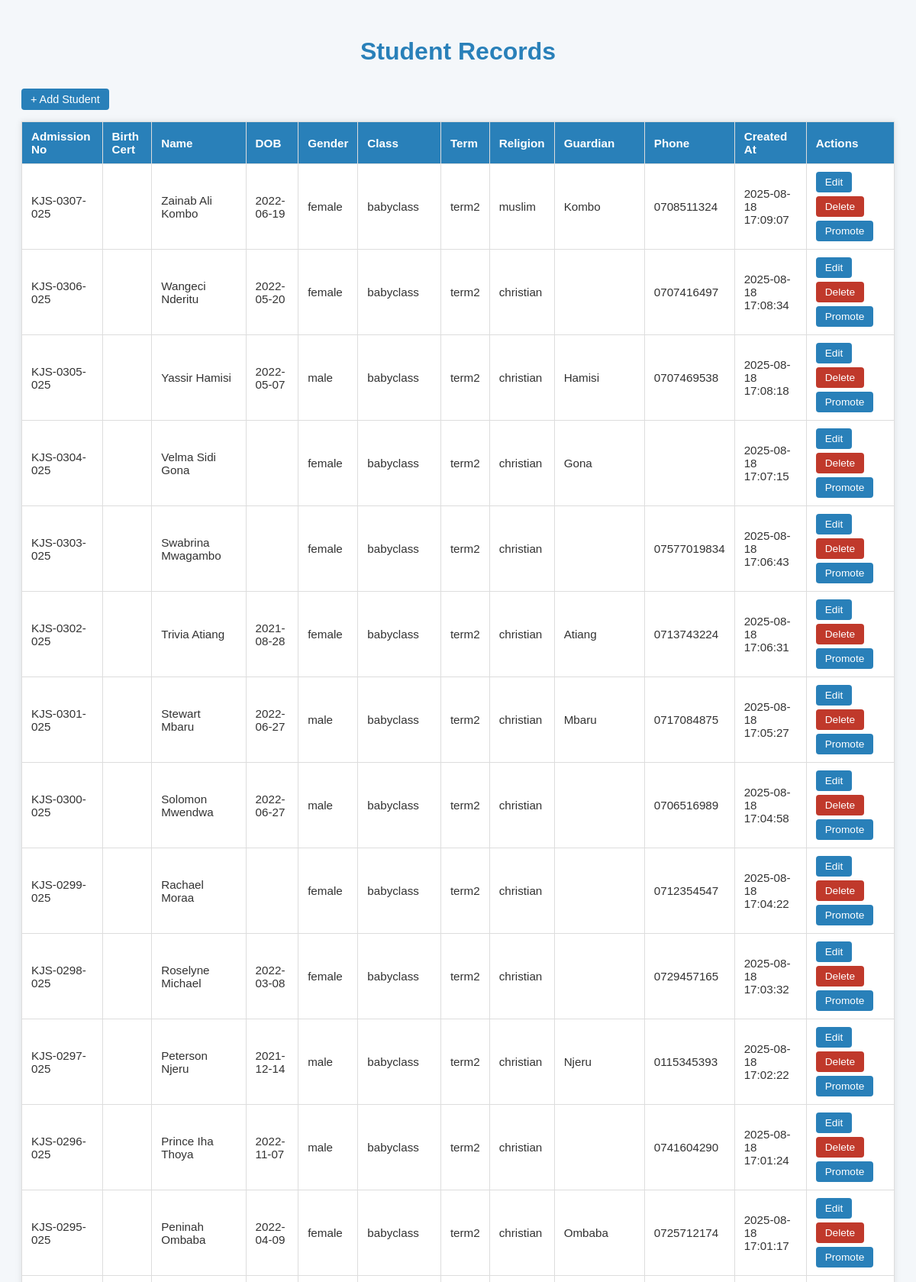
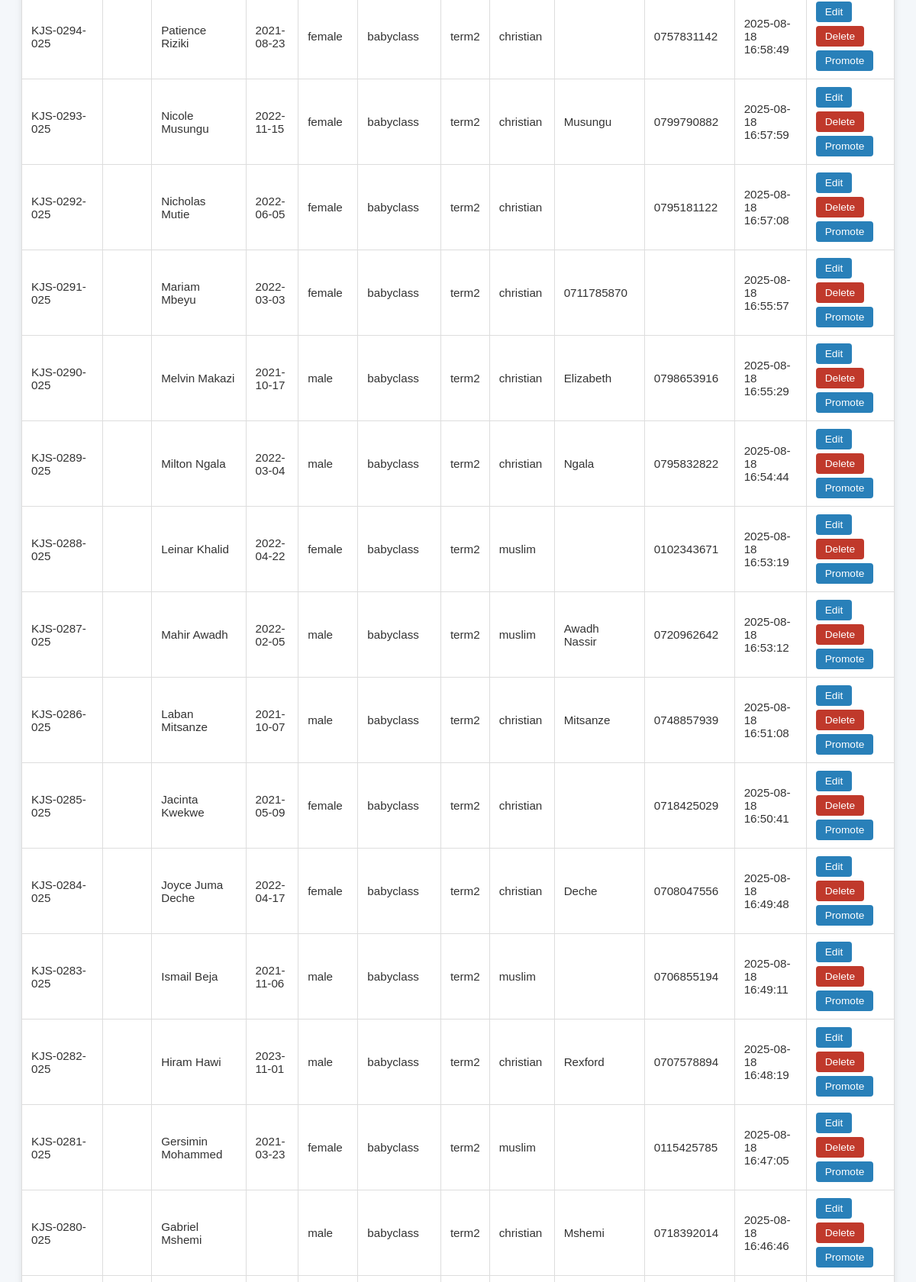
Screenshot of /tables/student_records.php (upper part) with the database file from the repository (2 pictures, top to bottom).
### tables this page shows
CREATE TABLE student_records (
    id INT AUTO_INCREMENT PRIMARY KEY,
    admission_no VARCHAR(20) NOT NULL UNIQUE,
    birth_cert VARCHAR(20),
    name VARCHAR(100) NOT NULL,
    dob DATE,
    gender ENUM('male', 'female') NOT NULL,
    student_photo LONGBLOB,
    class ENUM(
        'babyclass', 'intermediate', 'pp1', 'pp2',
        'grade1', 'grade2', 'grade3', 'grade4', 'grade5', 'grade6'
    ) NOT NULL,
    term ENUM('term1', 'term2', 'term3') NOT NULL,
    religion ENUM('christian', 'muslim', 'other'),
    guardian VARCHAR(100),
    phone VARCHAR(20),
    alt_phone VARCHAR(20), 
    created_at TIMESTAMP DEFAULT CURRENT_TIMESTAMP
);

### tables/student_records.php (the view, shortened to what this page needs)
<?php
require '../php/db.php';
$result = $conn->query("SELECT admission_no, birth_cert, name, dob, gender, class, term, religion, guardian, phone, created_at, student_photo FROM student_records ORDER BY created_at DESC");
?>
<!DOCTYPE html>
<html lang="en">
<head>
</head>
<body>
    <h1>Student Records</h1>
    <button class="btn add-btn" onclick="openModal()">+ Add Student</button>
    <table>
        <thead>
            <tr>
                <th>Admission No</th>
                <th>Birth Cert</th>
                <th>Name</th>
                <th>DOB</th>
                <th>Gender</th>
                <th>Class</th>
                <th>Term</th>
                <th>Religion</th>
                <th>Guardian</th>
                <th>Phone</th>
                <th>Created At</th>
                <th>Actions</th>
            </tr>
        </thead>
        <tbody>
            <?php while ($row = $result->fetch_assoc()): ?>
                <tr>
                    <td data-label="Admission No"><?= htmlspecialchars($row['admission_no']) ?></td>
                    <td data-label="Birth Cert"><?= htmlspecialchars($row['birth_cert']) ?></td>
                    <td data-label="Name"><?= htmlspecialchars($row['name']) ?></td>
                    <td data-label="DOB"><?= htmlspecialchars($row['dob']) ?></td>
                    <td data-label="Gender"><?= htmlspecialchars($row['gender']) ?></td>
                    <td data-label="Class"><?= htmlspecialchars($row['class']) ?></td>
                    <td data-label="Term"><?= htmlspecialchars($row['term']) ?></td>
                    <td data-label="Religion"><?= htmlspecialchars($row['religion']) ?></td>
                    <td data-label="Guardian"><?= htmlspecialchars($row['guardian']) ?></td>
                    <td data-label="Phone"><?= htmlspecialchars($row['phone']) ?></td>
                    <td data-label="Created At"><?= htmlspecialchars($row['created_at']) ?></td>
                    <td data-label="Actions">
                        <div style="display: flex; flex-wrap: wrap; gap: 5px;">
                            <button class="btn" onclick="openModal('<?= htmlspecialchars($row['admission_no']) ?>')">Edit</button>
                            <a href="?delete=<?= urlencode($row['admission_no']) ?>" class="btn btn-delete" onclick="return confirm('Delete this student?')">Delete</a>
                            <a href="?promote=<?= urlencode($row['admission_no']) ?>" class="btn" onclick="return confirm('Promote this student?')">Promote</a>
                        </div>
                    </td>
                </tr>
            <?php endwhile; ?>
        </tbody>
    </table>
</body>
</html>

### tables/student_records.php (style rules this page uses)
body { font-family: Arial, sans-serif; background: #f4f7fa; padding: 20px; color: #333; }
h1 { text-align: center; color: #2980b9; margin-bottom: 30px; }
table { width: 100%; border-collapse: collapse; background: white; box-shadow: 0 0 8px rgba(0,0,0,0.1); }
th, td { padding: 10px 12px; border: 1px solid #ddd; text-align: left; font-size: 0.95em; }
th { background: #2980b9; color: white; }
.btn { padding: 6px 12px; background: #2980b9; color: white; border: none; border-radius: 4px; cursor: pointer; font-size: 0.9em; text-decoration: none; display: inline-block; }
.btn-delete { background: #c0392b; }
.add-btn { margin-bottom: 15px; display: inline-block; }

### rows the page displays
student_records: admission_no "KJS-0307-025", name "Zainab Ali Kombo", dob "2022-06-19", gender "female", class "babyclass", term "term2", religion "muslim", guardian "Kombo", phone "0708511324", created_at "2025-08-18 17:09:07"
student_records: admission_no "KJS-0306-025", name "Wangeci Nderitu", dob "2022-05-20", gender "female", class "babyclass", term "term2", religion "christian", phone "0707416497", created_at "2025-08-18 17:08:34"
student_records: admission_no "KJS-0305-025", name "Yassir Hamisi", dob "2022-05-07", gender "male", class "babyclass", term "term2", religion "christian", guardian "Hamisi", phone "0707469538", created_at "2025-08-18 17:08:18"
student_records: admission_no "KJS-0304-025", name "Velma Sidi Gona", gender "female", class "babyclass", term "term2", religion "christian", guardian "Gona", created_at "2025-08-18 17:07:15"
student_records: admission_no "KJS-0303-025", name "Swabrina Mwagambo", gender "female", class "babyclass", term "term2", religion "christian", phone "07577019834", created_at "2025-08-18 17:06:43"
student_records: admission_no "KJS-0302-025", name "Trivia Atiang", dob "2021-08-28", gender "female", class "babyclass", term "term2", religion "christian", guardian "Atiang", phone "0713743224", created_at "2025-08-18 17:06:31"
student_records: admission_no "KJS-0301-025", name "Stewart Mbaru", dob "2022-06-27", gender "male", class "babyclass", term "term2", religion "christian", guardian "Mbaru", phone "0717084875", created_at "2025-08-18 17:05:27"
student_records: admission_no "KJS-0300-025", name "Solomon Mwendwa", dob "2022-06-27", gender "male", class "babyclass", term "term2", religion "christian", phone "0706516989", created_at "2025-08-18 17:04:58"
student_records: admission_no "KJS-0299-025", name "Rachael Moraa", gender "female", class "babyclass", term "term2", religion "christian", phone "0712354547", created_at "2025-08-18 17:04:22"
student_records: admission_no "KJS-0298-025", name "Roselyne Michael", dob "2022-03-08", gender "female", class "babyclass", term "term2", religion "christian", phone "0729457165", created_at "2025-08-18 17:03:32"
student_records: admission_no "KJS-0297-025", name "Peterson Njeru", dob "2021-12-14", gender "male", class "babyclass", term "term2", religion "christian", guardian "Njeru", phone "0115345393", created_at "2025-08-18 17:02:22"
student_records: admission_no "KJS-0296-025", name "Prince Iha Thoya", dob "2022-11-07", gender "male", class "babyclass", term "term2", religion "christian", phone "0741604290", created_at "2025-08-18 17:01:24"
student_records: admission_no "KJS-0295-025", name "Peninah Ombaba", dob "2022-04-09", gender "female", class "babyclass", term "term2", religion "christian", guardian "Ombaba", phone "0725712174", created_at "2025-08-18 17:01:17"
student_records: admission_no "KJS-0294-025", name "Patience Riziki", dob "2021-08-23", gender "female", class "babyclass", term "term2", religion "christian", phone "0757831142", created_at "2025-08-18 16:58:49"
student_records: admission_no "KJS-0293-025", name "Nicole Musungu", dob "2022-11-15", gender "female", class "babyclass", term "term2", religion "christian", guardian "Musungu", phone "0799790882", created_at "2025-08-18 16:57:59"
student_records: admission_no "KJS-0292-025", name "Nicholas Mutie", dob "2022-06-05", gender "female", class "babyclass", term "term2", religion "christian", phone "0795181122", created_at "2025-08-18 16:57:08"
student_records: admission_no "KJS-0291-025", name "Mariam Mbeyu", dob "2022-03-03", gender "female", class "babyclass", term "term2", religion "christian", guardian "0711785870", created_at "2025-08-18 16:55:57"
student_records: admission_no "KJS-0290-025", name "Melvin Makazi", dob "2021-10-17", gender "male", class "babyclass", term "term2", religion "christian", guardian "Elizabeth", phone "0798653916", created_at "2025-08-18 16:55:29"
student_records: admission_no "KJS-0289-025", name "Milton Ngala", dob "2022-03-04", gender "male", class "babyclass", term "term2", religion "christian", guardian "Ngala", phone "0795832822", created_at "2025-08-18 16:54:44"
student_records: admission_no "KJS-0288-025", name "Leinar Khalid", dob "2022-04-22", gender "female", class "babyclass", term "term2", religion "muslim", phone "0102343671", created_at "2025-08-18 16:53:19"
student_records: admission_no "KJS-0287-025", name "Mahir Awadh", dob "2022-02-05", gender "male", class "babyclass", term "term2", religion "muslim", guardian "Awadh Nassir", phone "0720962642", created_at "2025-08-18 16:53:12"
student_records: admission_no "KJS-0286-025", name "Laban Mitsanze", dob "2021-10-07", gender "male", class "babyclass", term "term2", religion "christian", guardian "Mitsanze", phone "0748857939", created_at "2025-08-18 16:51:08"
student_records: admission_no "KJS-0285-025", name "Jacinta Kwekwe", dob "2021-05-09", gender "female", class "babyclass", term "term2", religion "christian", phone "0718425029", created_at "2025-08-18 16:50:41"
student_records: admission_no "KJS-0284-025", name "Joyce Juma Deche", dob "2022-04-17", gender "female", class "babyclass", term "term2", religion "christian", guardian "Deche", phone "0708047556", created_at "2025-08-18 16:49:48"
student_records: admission_no "KJS-0283-025", name "Ismail Beja", dob "2021-11-06", gender "male", class "babyclass", term "term2", religion "muslim", phone "0706855194", created_at "2025-08-18 16:49:11"
student_records: admission_no "KJS-0282-025", name "Hiram Hawi", dob "2023-11-01", gender "male", class "babyclass", term "term2", religion "christian", guardian "Rexford", phone "0707578894", created_at "2025-08-18 16:48:19"
student_records: admission_no "KJS-0281-025", name "Gersimin Mohammed", dob "2021-03-23", gender "female", class "babyclass", term "term2", religion "muslim", phone "0115425785", created_at "2025-08-18 16:47:05"
student_records: admission_no "KJS-0280-025", name "Gabriel Mshemi", gender "male", class "babyclass", term "term2", religion "christian", guardian "Mshemi", phone "0718392014", created_at "2025-08-18 16:46:46"
